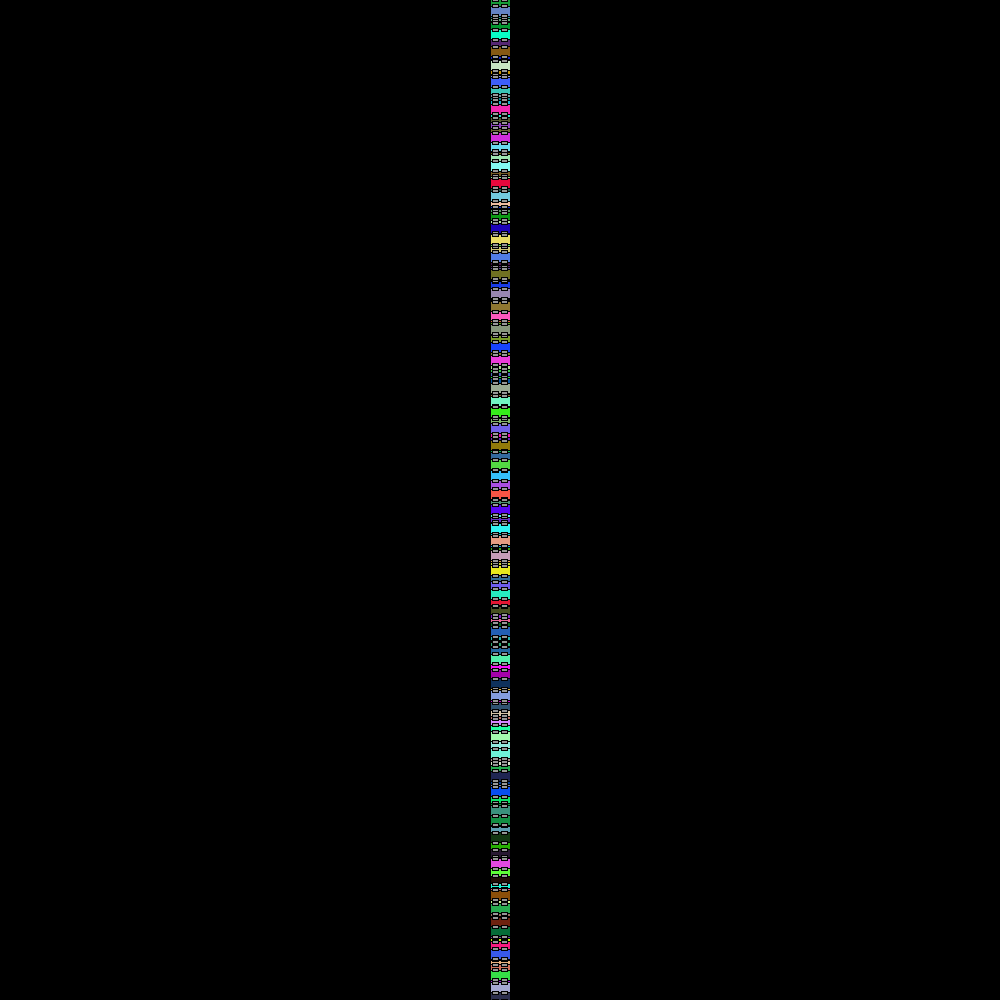
Frame 1 (no input)
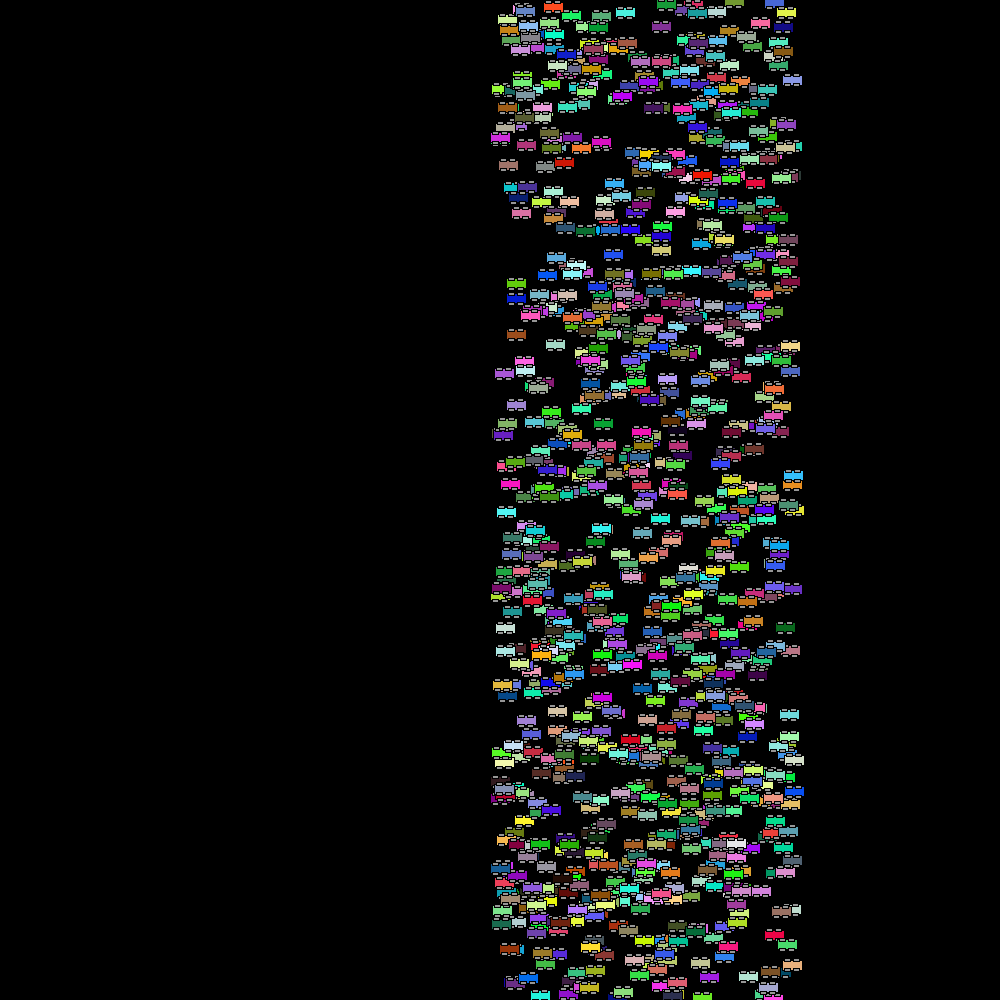
Frame 60 (the mouse pressed at the canvas centre just before this capture)
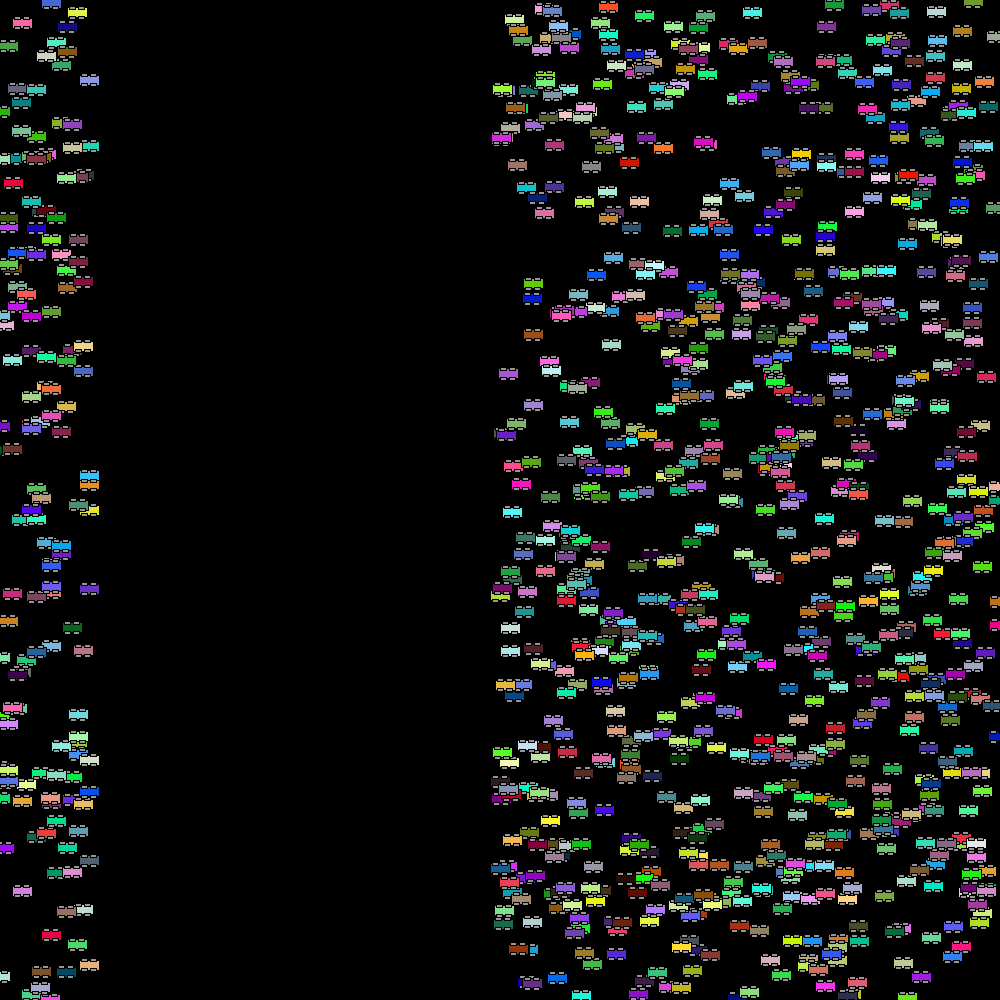
Frame 120 (the mouse held since frame 60 and released just before this capture)

The Processing sketch that drew these frames (run headless with seeded random() and noise(); from frame 60 on, the mouse is pressed at the canvas centre):

// Processing sketch: cars_app
// ── cars_app.pde
//create a car object
Car c1 = new Car();
Car c2 = new Car();
Car[] cars = new Car[1000];

void setup() {
  size(1000, 1000);
  for(int i=0; i<cars.length; i++){
    cars[i] =new Car();
  }
}

void draw() {
  background(0);
  for(int i=0; i<cars.length; i++){
    cars[i].display();
    cars[i].drive();
  }
}

// ── Car.pde
class Car {
  //member variables
  color c;
  float x, y, speed;


  //costructor
  Car() {
    c=color(random(255),random(255), random(255));
    x=width/2;
    y=random(height);
    speed=random(5);
  }
  //member methods
  void display() {
    rectMode(CENTER);
    fill(c);
    rect(x, y, 20, 10);
    fill(150);
    rect(x-5,y-5,6,3);
    rect(x+4,y-5,6,3);
    rect(x+4,y+5,6,3);
    rect(x-5,y+5,6,3);
  }

  void drive() {
    x=x+speed;
    if (x>width) {
      x=0;
    }
  }
}
